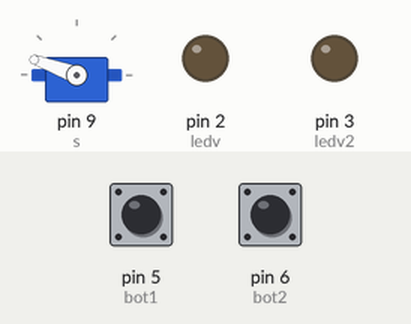
This sketch was run on a simulated Arduino Uno, built with avr-gcc and run on an emulated ATmega328P. Shown: servo, output pins drawn as LEDs (lit = HIGH). Inputs (shaded band) come from the test bench; at power-on: pin 5 (bot1) LOW, pin 6 (bot2) LOW.

Above: at 1.2 s.
1.3 s: pin 5 (bot1) pulled HIGH for 0.15 s
At 2.5 s:
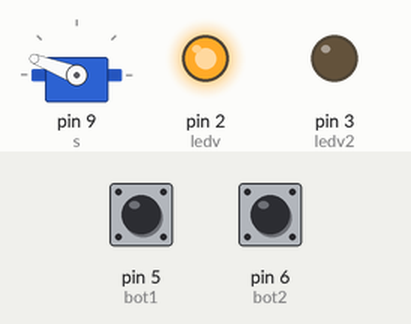
3.7 s: pin 6 (bot2) pulled HIGH for 1 s
At 6.4 s:
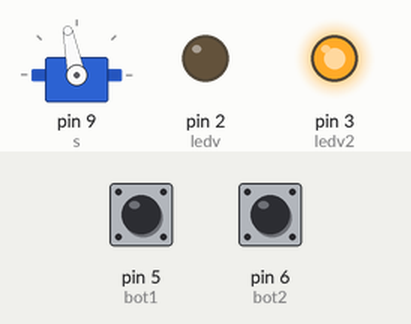
6.7 s: pin 6 (bot2) pulled HIGH for 3.2 s
At 6.85 s:
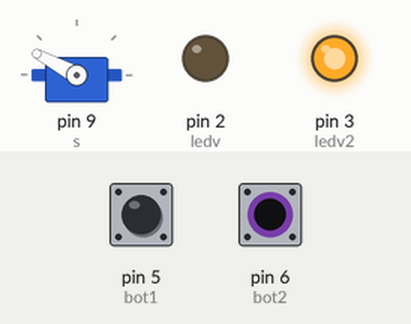
11.4 s: pin 5 (bot1) pulled HIGH for 1 s
At 11.55 s:
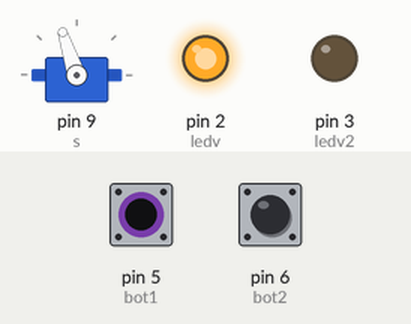
Timing chart, 0 to 14.7 s (numbered marks = the images above; inputs shaded):
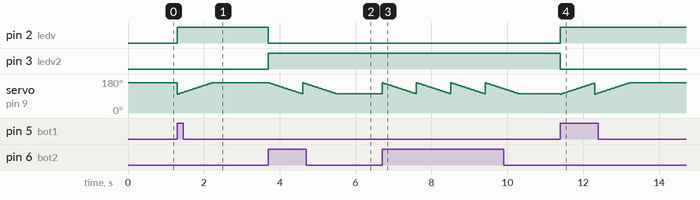

The sketch:

codigo.ino
```cpp
#include <Servo.h>

Servo s;
int pos;

const int bot1 = 5;
const int bot2 = 6;
const int ledv = 2;
const int ledv2 = 3;


void setup() {
  pinMode(bot1, INPUT);
  pinMode(bot2, INPUT);
  pinMode(ledv, OUTPUT);
  pinMode(ledv2, OUTPUT);
  s.attach(9);
  Serial.begin(9600);
  s.write(160);
}

int var1;
int var2;

void loop() {
  var1 = digitalRead(bot1);
  var2 = digitalRead(bot2);


  if(var1){
digitalWrite(ledv, HIGH);
digitalWrite(ledv2, LOW);
    for(pos = 100; pos < 160; pos++)
    {
      s.write(pos);
      delay(15);
    }
  }

  if(var2){
digitalWrite(ledv,LOW);
digitalWrite(ledv2,HIGH);
    for(pos = 160; pos > 100; pos--)
    {
      s.write(pos);
      delay(15);
    }
  }
}
```

Measured:
- after the input at 1.3 s, pin 2 (ledv): LOW → HIGH at once
- after the input at 3.7 s, pin 2 (ledv): HIGH → LOW at once; pin 3 (ledv2): LOW → HIGH at once
- after the input at 6.7 s, servo on pin 9 (s): ramps from 160° to 101° and jumps back, once every 0.90 s
- after the input at 11.4 s, pin 2 (ledv): LOW → HIGH at once; pin 3 (ledv2): HIGH → LOW at once
